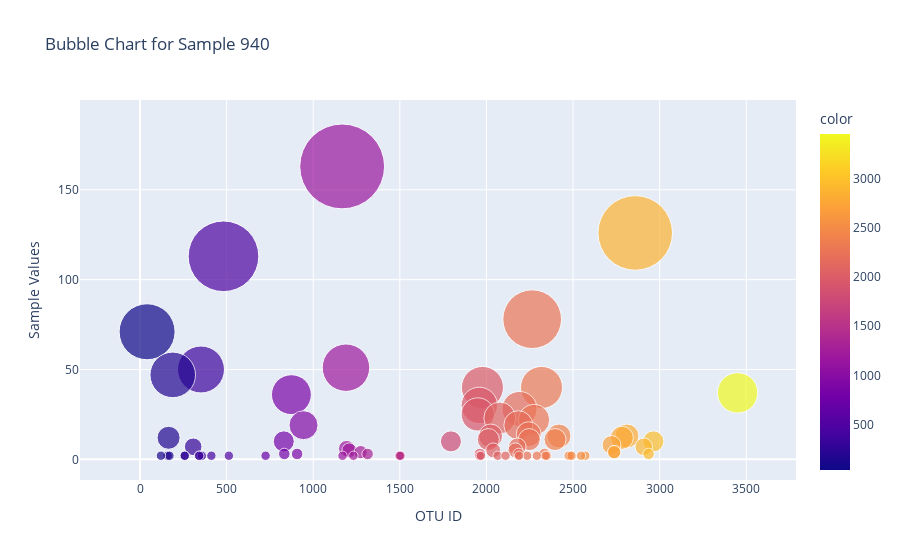

The notebook cell saved with this chart:
### Code cell
sample_data = data['samples'][0]
otu_ids = sample_data['otu_ids']
sample_values = sample_data['sample_values']
otu_labels = sample_data['otu_labels']

fig = px.scatter(x=otu_ids, y=sample_values,
                 size=sample_values, color=otu_ids,
                 hover_name=otu_labels, size_max=60,
                 title=f"Bubble Chart for Sample {sample_data['id']}")
fig.update_layout(xaxis_title="OTU ID", yaxis_title="Sample Values")
fig.show()

### Figure 1 — Plotly figure (JSON) as saved in the notebook; plotly's stock layout.template omitted (floating-point values rounded to 4 significant figures)
{"data": [{"hovertemplate": "<b>%{hovertext}</b><br><br>x=%{x}<br>y=%{y}<br>size=%{marker.size}<br>color=%{marker.color}<extra></extra>", "hovertext": ["Bacteria;Bacteroidetes;Bacteroidia;Bacteroidales;Porphyromonadaceae;Porphyromonas", "Bacteria;Firmicutes;Clostridia;Clostridiales;IncertaeSedisXI;Peptoniphilus", "Bacteria", "Bacteria;Firmicutes;Clostridia;Clostridiales;IncertaeSedisXI", "Bacteria", "Bacteria;Bacteroidetes;Bacteroidia;Bacteroidales;Porphyromonadaceae;Porphyromonas", "Bacteria", "Bacteria", "Bacteria;Firmicutes;Clostridia;Clostridiales;IncertaeSedisXI;Anaerococcus", "Bacteria;Firmicutes;Clostridia;Clostridiales", "Bacteria;Proteobacteria;Epsilonproteobacteria;Campylobacterales;Campylobacteraceae;Campylobacter", "Bacteria;Actinobacteria;Actinobacteria;Actinomycetales;Actinomycetaceae;Varibaculum", "Bacteria;Firmicutes;Clostridia", "Bacteria;Firmicutes;Clostridia;Clostridiales;IncertaeSedisXI", "Bacteria;Firmicutes;Clostridia", "Bacteria;Firmicutes;Clostridia;Clostridiales", "Bacteria;Firmicutes;Clostridia;Clostridiales;IncertaeSedisXI", "Bacteria;Actinobacteria;Actinobacteria;Actinomycetales;Corynebacteriaceae;Corynebacterium", "Bacteria;Firmicutes;Clostridia;Clostridiales;IncertaeSedisXI", "Bacteria;Firmicutes;Clostridia;Clostridiales;IncertaeSedisXI", "Bacteria;Firmicutes;Clostridia;Clostridiales", "Bacteria;Firmicutes;Clostridia;Clostridiales;IncertaeSedisXI;Anaerococcus", "Bacteria;Firmicutes;Clostridia;Clostridiales;IncertaeSedisXI;Peptoniphilus", "Bacteria", "Bacteria;Firmicutes;Clostridia;Clostridiales;IncertaeSedisXI;Peptoniphilus", "Bacteria;Firmicutes;Clostridia;Clostridiales;IncertaeSedisXI", "Bacteria;Firmicutes;Clostridia;Clostridiales", "Bacteria;Firmicutes;Clostridia;Clostridiales;IncertaeSedisXI;Anaerococcus", "Bacteria;Actinobacteria;Actinobacteria;Actinomycetales", "Bacteria;Firmicutes;Clostridia;Clostridiales;Veillonellaceae", "Bacteria;Firmicutes;Bacilli;Bacillales;Staphylococcaceae;Staphylococcus", "Bacteria;Firmicutes;Clostridia;Clostridiales;IncertaeSedisXI;Finegoldia", "Bacteria", "Bacteria;Firmicutes;Clostridia;Clostridiales", "Bacteria;Firmicutes;Clostridia;Clostridiales;Peptococcaceae;Peptococcus", "Bacteria;Bacteroidetes;Bacteroidia;Bacteroidales;Porphyromonadaceae;Porphyromonas", "Bacteria;Firmicutes;Clostridia;Clostridiales", "Bacteria;Bacteroidetes;Bacteroidia;Bacteroidales;Porphyromonadaceae;Porphyromonas", "Bacteria;Firmicutes;Clostridia;Clostridiales", "Bacteria;Bacteroidetes;Bacteroidia;Bacteroidales;Prevotellaceae", "Bacteria;Firmicutes;Clostridia;Clostridiales;IncertaeSedisXI;Gallicola", "Bacteria;Firmicutes;Clostridia;Clostridiales;IncertaeSedisXI;Gallicola", "Bacteria;Bacteroidetes;Bacteroidia;Bacteroidales;Prevotellaceae;Prevotella", "Bacteria;Firmicutes;Clostridia", "Bacteria;Firmicutes;Clostridia;Clostridiales;IncertaeSedisXI", "Bacteria;Firmicutes;Clostridia;Clostridiales;IncertaeSedisXI;Anaerococcus", "Bacteria;Firmicutes;Clostridia;Clostridiales;Ruminococcaceae", "Bacteria;Actinobacteria;Actinobacteria;Actinomycetales;Corynebacteriaceae", "Bacteria;Actinobacteria;Actinobacteria;Actinomycetales;Actinomycetaceae", "Bacteria;Firmicutes;Clostridia;Clostridiales;IncertaeSedisXI;Anaerococcus", "Bacteria;Firmicutes;Clostridia;Clostridiales;IncertaeSedisXI;Anaerococcus", "Bacteria;Firmicutes;Clostridia;Clostridiales;IncertaeSedisXI;Anaerococcus", "Bacteria;Firmicutes;Clostridia;Clostridiales;IncertaeSedisXI", "Bacteria", "Bacteria;Firmicutes;Clostridia;Clostridiales;IncertaeSedisXI;Anaerococcus", "Bacteria;Firmicutes;Clostridia;Clostridiales;IncertaeSedisXI;Anaerococcus", "Bacteria;Firmicutes;Clostridia;Clostridiales;IncertaeSedisXI;Anaerococcus", "Bacteria;Firmicutes;Clostridia;Clostridiales;IncertaeSedisXI;Anaerococcus", "Bacteria;Actinobacteria;Actinobacteria;Actinomycetales", "Bacteria", "Bacteria;Firmicutes", "Bacteria", "Bacteria", "Bacteria;Bacteroidetes;Bacteroidia;Bacteroidales;Porphyromonadaceae;Porphyromonas", "Bacteria", "Bacteria;Bacteroidetes;Bacteroidia;Bacteroidales;Porphyromonadaceae;Porphyromonas", "Bacteria;Firmicutes", "Bacteria;Firmicutes", "Bacteria;Firmicutes", "Bacteria", "Bacteria;Firmicutes;Clostridia;Clostridiales;IncertaeSedisXI", "Bacteria;Firmicutes;Clostridia", "Bacteria;Firmicutes;Clostridia", "Bacteria", "Bacteria;Firmicutes;Clostridia;Clostridiales", "Bacteria", "Bacteria;Firmicutes;Clostridia;Clostridiales", "Bacteria;Firmicutes;Clostridia;Clostridiales;IncertaeSedisXI", "Bacteria", "Bacteria"], "legendgroup": "", "marker": {"color": [1167, 2859, 482, 2264, 41, 1189, 352, 189, 2318, 1977, 3450, 874, 1959, 2191, 1950, 2077, 2275, 944, 2184, 2244, 2024, 2419, 2811, 165, 2782, 2247, 2011, 2396, 830, 2964, 1795, 2722, 307, 2178, 2908, 1193, 2167, 1208, 2039, 1274, 2739, 2737, 1314, 1962, 2186, 2335, 2936, 907, 833, 2483, 2475, 2491, 2291, 159, 2571, 2350, 2342, 2546, 725, 170, 1505, 513, 259, 1169, 258, 1232, 1497, 1498, 1503, 412, 2235, 1960, 1968, 121, 2065, 340, 2110, 2188, 357, 342], "coloraxis": "coloraxis", "size": [163, 126, 113, 78, 71, 51, 50, 47, 40, 40, 37, 36, 30, 28, 25, 23, 22, 19, 19, 14, 13, 13, 13, 12, 12, 11, 11, 11, 10, 10, 10, 8, 7, 7, 7, 6, 5, 5, 5, 4, 4, 4, 3, 3, 3, 3, 3, 3, 3, 2, 2, 2, 2, 2, 2, 2, 2, 2, 2, 2, 2, 2, 2, 2, 2, 2, 2, 2, 2, 2, 2, 2, 2, 2, 2, 2, 2, 2, 2, 2], "sizemode": "area", "sizeref": 0.04528, "symbol": "circle"}, "mode": "markers", "name": "", "orientation": "v", "showlegend": false, "type": "scatter", "x": [1167, 2859, 482, 2264, 41, 1189, 352, 189, 2318, 1977, 3450, 874, 1959, 2191, 1950, 2077, 2275, 944, 2184, 2244, 2024, 2419, 2811, 165, 2782, 2247, 2011, 2396, 830, 2964, 1795, 2722, 307, 2178, 2908, 1193, 2167, 1208, 2039, 1274, 2739, 2737, 1314, 1962, 2186, 2335, 2936, 907, 833, 2483, 2475, 2491, 2291, 159, 2571, 2350, 2342, 2546, 725, 170, 1505, 513, 259, 1169, 258, 1232, 1497, 1498, 1503, 412, 2235, 1960, 1968, 121, 2065, 340, 2110, 2188, 357, 342], "xaxis": "x", "y": [163, 126, 113, 78, 71, 51, 50, 47, 40, 40, 37, 36, 30, 28, 25, 23, 22, 19, 19, 14, 13, 13, 13, 12, 12, 11, 11, 11, 10, 10, 10, 8, 7, 7, 7, 6, 5, 5, 5, 4, 4, 4, 3, 3, 3, 3, 3, 3, 3, 2, 2, 2, 2, 2, 2, 2, 2, 2, 2, 2, 2, 2, 2, 2, 2, 2, 2, 2, 2, 2, 2, 2, 2, 2, 2, 2, 2, 2, 2, 2], "yaxis": "y"}], "layout": {"coloraxis": {"colorbar": {"title": {"text": "color"}}, "colorscale": [[0, "#0d0887"], [0.1111, "#46039f"], [0.2222, "#7201a8"], [0.3333, "#9c179e"], [0.4444, "#bd3786"], [0.5556, "#d8576b"], [0.6667, "#ed7953"], [0.7778, "#fb9f3a"], [0.8889, "#fdca26"], [1, "#f0f921"]]}, "legend": {"itemsizing": "constant", "tracegroupgap": 0}, "title": {"text": "Bubble Chart for Sample 940"}, "xaxis": {"anchor": "y", "domain": [0, 1], "title": {"text": "OTU ID"}}, "yaxis": {"anchor": "x", "domain": [0, 1], "title": {"text": "Sample Values"}}}}
